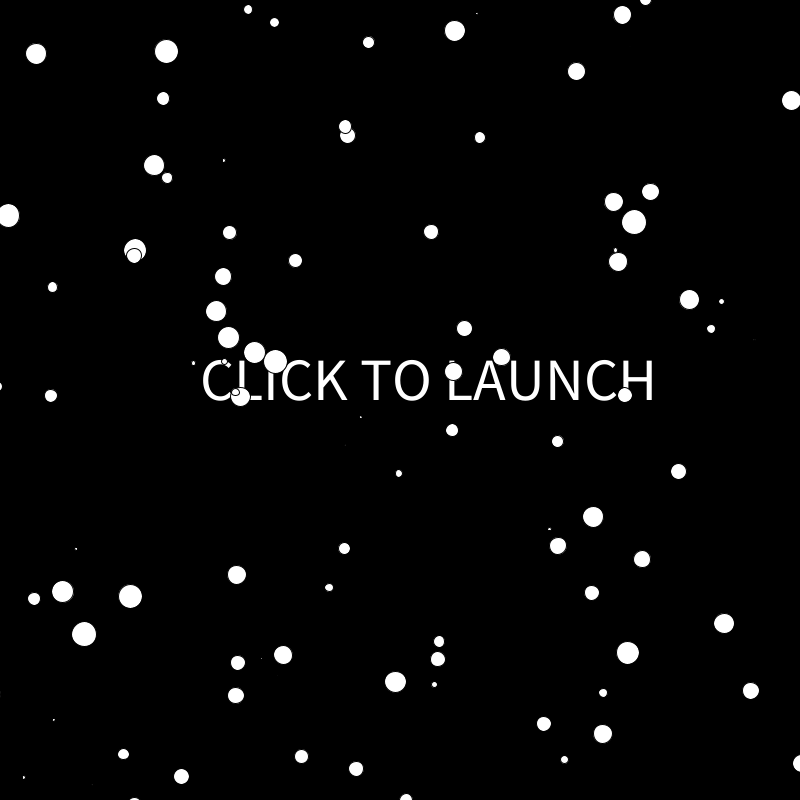
Frame 1 (no input)
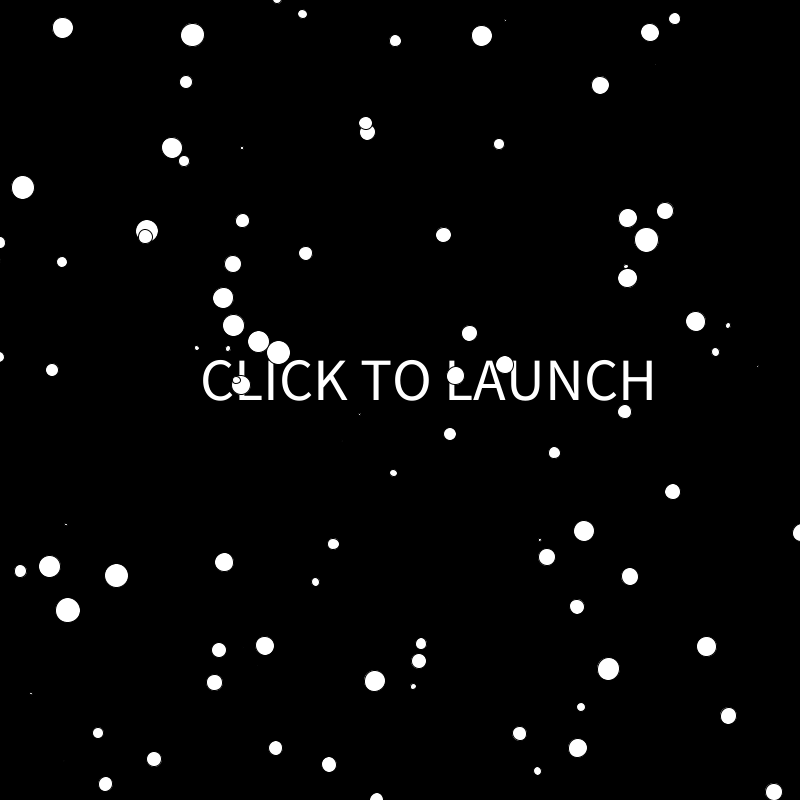
Frame 60 (the mouse pressed at the canvas centre just before this capture)
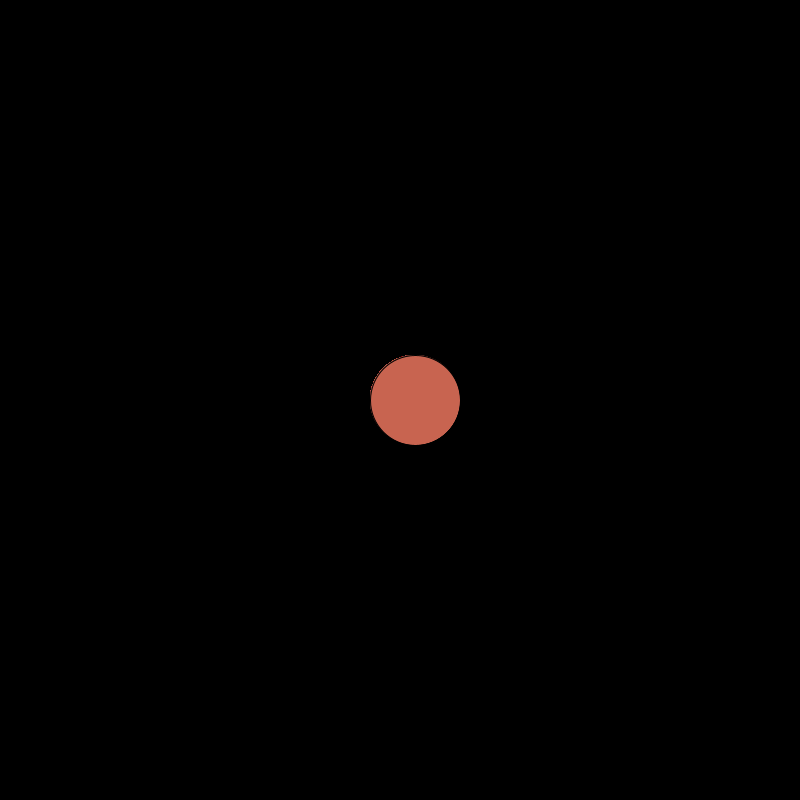
Frame 120 (the mouse held since frame 60 and released just before this capture)

The Processing sketch that drew these frames (run headless with seeded random() and noise(); from frame 60 on, the mouse is pressed at the canvas centre):

// Processing sketch: Midterm_WIP
// ── Midterm_WIP.pde
//SS_Midterm - Travel to mars
/*
!INSTRUCTIONS!
MAKE SURE TO START ON LEFT SIDE OF SCREEN FOR FULL EFFECT
Use mouseX to travel to the red planet
hover over the planet until it becomes highlighted
click on the highlighted planet to land
*/ 

String gameState;
      
int planetX, planetY;       
int planetSize = 10;   
color planetColor;
color planetHighlight;

boolean planetOver = false;

int starCount = 400; 

float[] starSize = new float[starCount];
float[] xPosition = new float[starCount];
float[] yPosition = new float[starCount];


void setup() {
  size(800, 800);
  gameState = "START";
  planetColor = color(200,100,80);
  planetHighlight = color(200);
  planetX = width/2+planetSize/2+10;
  planetY = height/2;
   
  ellipseMode(CENTER);
  
    for(int i = 0; i<starCount; i++)
  {
    starSize[i] = random(0, 25);
    xPosition[i] = random(-width, width);
    yPosition[i] = random(-height, height);
  }
  
}

void draw() {
  
 if(gameState == "START") {
   startGame();
 }
 else if (gameState == "PLAY"){
   playGame();
 }
 else if (gameState == "MARS"){
   marsGame();
 }
}

  
  void startGame(){
    background(0);
    textMode(CENTER);
    fill(255);
    textSize(60);
    text("CLICK TO LAUNCH", width/4, height/2);
    
    for(int i = 0; i<starCount; i++)
  {
    smooth();
    if (mousePressed == true) {
    fill(0);
  } else {
    fill(255);
  }
  
  pushMatrix();
  translate(width*0.5, height*0.5);
  rotate(frameCount / 800.0);
  ellipse(xPosition[i], yPosition[i], starSize[i], starSize[i]);
  popMatrix();
  
    if(mousePressed){
      gameState = "PLAY";
    }
  }
  }
 
  void playGame(){
  
  update(mouseX, mouseY);
  background(0);
  
 
  
    for(int i = 0; i<starCount; i++)
  {
    smooth();
    if (mousePressed == true) {
    fill(0);
  } else {
    fill(255);
  }
  
  pushMatrix();
  translate(width*0.5, height*0.5);
  float scaleVar = map(mouseX, 0, width, 0.5, 5);
  scale(scaleVar);
  rotate(frameCount / 800.0);
  ellipse(xPosition[i], yPosition[i], starSize[i], starSize[i]);
  popMatrix();
 
  if (planetOver) {
    fill(planetHighlight);
  } else {
    fill(planetColor);
  }
  stroke(0);
  ellipse(planetX, planetY, planetSize+mouseX*.2, planetSize+mouseX*.2);
}

}

void update(int x, int y) {
  if ( planetCircle(planetX, planetY, planetSize) ) {
    planetOver = true;
  } else {
    planetOver = false;
  }
 
}  

void mousePressed() {
  if (planetOver) {
    gameState = "MARS";
  }
 //else
}



boolean planetCircle(int x, int y, int diameter) {
  float disX = x - mouseX;
  float disY = y - mouseY;
  if (sqrt(sq(disX) + sq(disY)) < diameter*0.5) {
    return true;
  } else {
    return false;
  }
}
void marsGame(){
  
  background(0);
  rectMode(CENTER);
  ellipseMode(CENTER);
  fill(200,100,80);
  rect(400, 600, width, height/2);
  fill(200);
    arc(600, 400, 30, 30, PI, PI+QUARTER_PI);
    arc(200, 600, 100, 100, PI, PI+QUARTER_PI);
    noStroke();
    
    if(keyPressed){
      
        gameState = "START"; 
}
}
